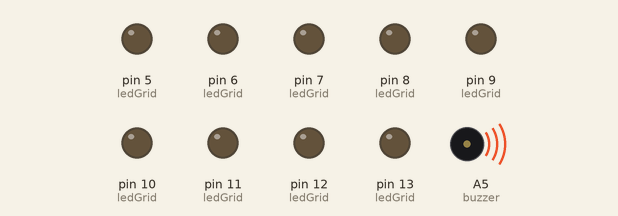
Recording of a sketch running on a simulated Arduino Uno, built with avr-gcc and run on an emulated ATmega328P. Parts: output pins drawn as LEDs (lit = HIGH), buzzer (waves = sounding).

Above: at 0.18 s.
At 0.56 s:
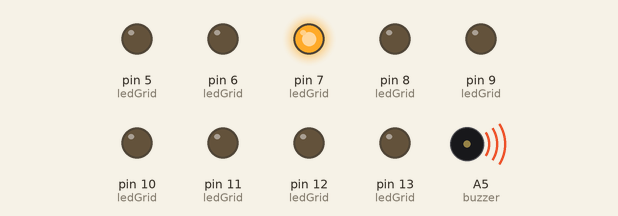
At 8.3 s:
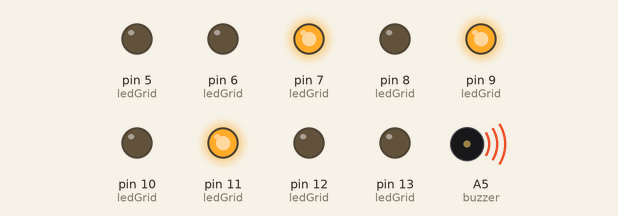
At 17.3 s:
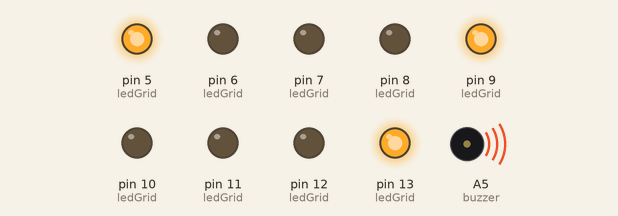
At 27.18 s:
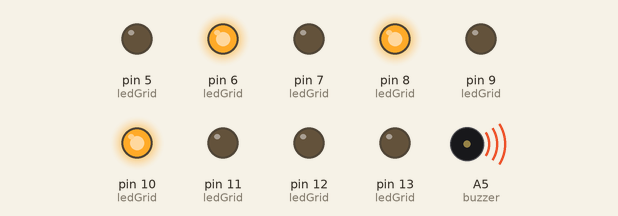
At 37.5 s:
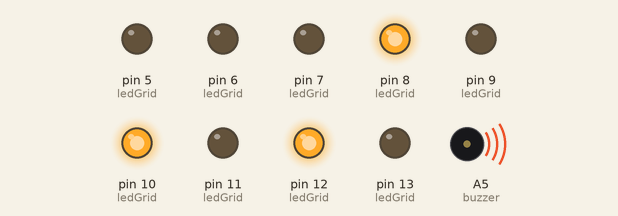
Timing chart, 0 to 40.0 s (numbered marks = the images above):
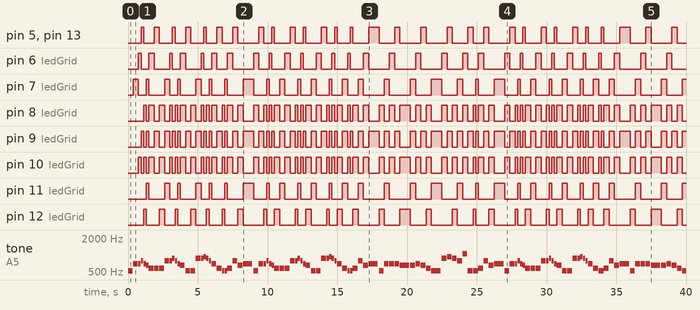

Measured:
- by itself, pin 6 (ledGrid): LOW → HIGH at 0.75 s, → LOW 0.19 s later, → HIGH 0.56 s later, → LOW 0.38 s later, … (60 changes in this stretch)
- by itself, pin 7 (ledGrid): LOW → HIGH at 0.38 s, → LOW 0.38 s later, → HIGH 0.56 s later, → LOW 0.19 s later, … (61 changes in this stretch)
- by itself, pin 8 (ledGrid): LOW → HIGH at 1.1 s, → LOW 0.19 s later, → HIGH 0.19 s later, → LOW 0.38 s later, … (118 changes in this stretch)
- by itself, pin 9 (ledGrid): LOW → HIGH at 0.94 s, → LOW 0.19 s later, → HIGH 0.19 s later, → LOW 0.19 s later, … (119 changes in this stretch)
- by itself, pin 10 (ledGrid): LOW → HIGH at 0.75 s, → LOW 0.19 s later, → HIGH 0.19 s later, → LOW 0.19 s later, … (120 changes in this stretch)
- by itself, pin 11 (ledGrid): LOW → HIGH at 1.3 s, → LOW 0.19 s later, → HIGH 1.1 s later, → LOW 0.38 s later, … (59 changes in this stretch)
- by itself, pin 12 (ledGrid): LOW → HIGH at 1.1 s, → LOW 0.19 s later, → HIGH 0.94 s later, → LOW 0.38 s later, … (60 changes in this stretch)
- by itself, pin 5 (ledGrid), pin 13 (ledGrid): LOW → HIGH at 0.94 s, → LOW 0.19 s later, → HIGH 0.75 s later, → LOW 0.38 s later, … (60 changes in this stretch)

The sketch:

osu.ino
```cpp
// #include "merrychristmas.ino"
//------------------------------------

#define NOTE_B0  31
#define NOTE_C1  33
#define NOTE_CS1 35
#define NOTE_D1  37
#define NOTE_DS1 39
#define NOTE_E1  41
#define NOTE_F1  44
#define NOTE_FS1 46
#define NOTE_G1  49
#define NOTE_GS1 52
#define NOTE_A1  55
#define NOTE_AS1 58
#define NOTE_B1  62
#define NOTE_C2  65
#define NOTE_CS2 69
#define NOTE_D2  73
#define NOTE_DS2 78
#define NOTE_E2  82
#define NOTE_F2  87
#define NOTE_FS2 93
#define NOTE_G2  98
#define NOTE_GS2 104
#define NOTE_A2  110
#define NOTE_AS2 117
#define NOTE_B2  123
#define NOTE_C3  131
#define NOTE_CS3 139
#define NOTE_D3  147
#define NOTE_DS3 156
#define NOTE_E3  165
#define NOTE_F3  175
#define NOTE_FS3 185
#define NOTE_G3  196
#define NOTE_GS3 208
#define NOTE_A3  220
#define NOTE_AS3 233
#define NOTE_B3  247
#define NOTE_C4  262
#define NOTE_CS4 277
#define NOTE_D4  294
#define NOTE_DS4 311
#define NOTE_E4  330
#define NOTE_F4  349
#define NOTE_FS4 370
#define NOTE_G4  392
#define NOTE_GS4 415
#define NOTE_A4  440
#define NOTE_AS4 466
#define NOTE_B4  494
#define NOTE_C5  523
#define NOTE_CS5 554
#define NOTE_D5  587
#define NOTE_DS5 622
#define NOTE_E5  659
#define NOTE_F5  698
#define NOTE_FS5 740
#define NOTE_G5  784
#define NOTE_GS5 831
#define NOTE_A5  880
#define NOTE_AS5 932
#define NOTE_B5  988
#define NOTE_C6  1047
#define NOTE_CS6 1109
#define NOTE_D6  1175
#define NOTE_DS6 1245
#define NOTE_E6  1319
#define NOTE_F6  1397
#define NOTE_FS6 1480
#define NOTE_G6  1568
#define NOTE_GS6 1661
#define NOTE_A6  1760
#define NOTE_AS6 1865
#define NOTE_B6  1976
#define NOTE_C7  2093
#define NOTE_CS7 2217
#define NOTE_D7  2349
#define NOTE_DS7 2489
#define NOTE_E7  2637
#define NOTE_F7  2794
#define NOTE_FS7 2960
#define NOTE_G7  3136
#define NOTE_GS7 3322
#define NOTE_A7  3520
#define NOTE_AS7 3729
#define NOTE_B7  3951
#define NOTE_C8  4186
#define NOTE_CS8 4435
#define NOTE_D8  4699
#define NOTE_DS8 4978
#define REST      0


// change this to whichever pin you want to use
int buzzer = A5;
// change this to make the song slower or faster
int tempo = 160;


// notes of the moledy followed by the duration.
// a 4 means a quarter note, 8 an eighteenth , 16 sixteenth, so on
// !!negative numbers are used to represent dotted notes,
// so -4 means a dotted quarter note, that is, a quarter plus an eighteenth!!
int melody[] = {

  // We Wish You a Merry Christmas
  // Score available at https://musescore.com/user/6208766/scores/1497501

  NOTE_C5,4, //1
  NOTE_F5,4, NOTE_F5,8, NOTE_G5,8, NOTE_F5,8, NOTE_E5,8,
  NOTE_D5,4, NOTE_D5,4, NOTE_D5,4,
  NOTE_G5,4, NOTE_G5,8, NOTE_A5,8, NOTE_G5,8, NOTE_F5,8,
  NOTE_E5,4, NOTE_C5,4, NOTE_C5,4,
  NOTE_A5,4, NOTE_A5,8, NOTE_AS5,8, NOTE_A5,8, NOTE_G5,8,
  NOTE_F5,4, NOTE_D5,4, NOTE_C5,8, NOTE_C5,8,
  NOTE_D5,4, NOTE_G5,4, NOTE_E5,4,

  NOTE_F5,2, NOTE_C5,4, //8
  NOTE_F5,4, NOTE_F5,8, NOTE_G5,8, NOTE_F5,8, NOTE_E5,8,
  NOTE_D5,4, NOTE_D5,4, NOTE_D5,4,
  NOTE_G5,4, NOTE_G5,8, NOTE_A5,8, NOTE_G5,8, NOTE_F5,8,
  NOTE_E5,4, NOTE_C5,4, NOTE_C5,4,
  NOTE_A5,4, NOTE_A5,8, NOTE_AS5,8, NOTE_A5,8, NOTE_G5,8,
  NOTE_F5,4, NOTE_D5,4, NOTE_C5,8, NOTE_C5,8,
  NOTE_D5,4, NOTE_G5,4, NOTE_E5,4,
  NOTE_F5,2, NOTE_C5,4,

  NOTE_F5,4, NOTE_F5,4, NOTE_F5,4,//17
  NOTE_E5,2, NOTE_E5,4,
  NOTE_F5,4, NOTE_E5,4, NOTE_D5,4,
  NOTE_C5,2, NOTE_A5,4,
  NOTE_AS5,4, NOTE_A5,4, NOTE_G5,4,
  NOTE_C6,4, NOTE_C5,4, NOTE_C5,8, NOTE_C5,8,
  NOTE_D5,4, NOTE_G5,4, NOTE_E5,4,
  NOTE_F5,2, NOTE_C5,4,
  NOTE_F5,4, NOTE_F5,8, NOTE_G5,8, NOTE_F5,8, NOTE_E5,8,
  NOTE_D5,4, NOTE_D5,4, NOTE_D5,4,

  NOTE_G5,4, NOTE_G5,8, NOTE_A5,8, NOTE_G5,8, NOTE_F5,8, //27
  NOTE_E5,4, NOTE_C5,4, NOTE_C5,4,
  NOTE_A5,4, NOTE_A5,8, NOTE_AS5,8, NOTE_A5,8, NOTE_G5,8,
  NOTE_F5,4, NOTE_D5,4, NOTE_C5,8, NOTE_C5,8,
  NOTE_D5,4, NOTE_G5,4, NOTE_E5,4,
  NOTE_F5,2, NOTE_C5,4,
  NOTE_F5,4, NOTE_F5,4, NOTE_F5,4,
  NOTE_E5,2, NOTE_E5,4,
  NOTE_F5,4, NOTE_E5,4, NOTE_D5,4,

  NOTE_C5,2, NOTE_A5,4,//36
  NOTE_AS5,4, NOTE_A5,4, NOTE_G5,4,
  NOTE_C6,4, NOTE_C5,4, NOTE_C5,8, NOTE_C5,8,
  NOTE_D5,4, NOTE_G5,4, NOTE_E5,4,
  NOTE_F5,2, NOTE_C5,4,
  NOTE_F5,4, NOTE_F5,8, NOTE_G5,8, NOTE_F5,8, NOTE_E5,8,
  NOTE_D5,4, NOTE_D5,4, NOTE_D5,4,
  NOTE_G5,4, NOTE_G5,8, NOTE_A5,8, NOTE_G5,8, NOTE_F5,8,
  NOTE_E5,4, NOTE_C5,4, NOTE_C5,4,

  NOTE_A5,4, NOTE_A5,8, NOTE_AS5,8, NOTE_A5,8, NOTE_G5,8,//45
  NOTE_F5,4, NOTE_D5,4, NOTE_C5,8, NOTE_C5,8,
  NOTE_D5,4, NOTE_G5,4, NOTE_E5,4,
  NOTE_F5,2, NOTE_C5,4,
  NOTE_F5,4, NOTE_F5,8, NOTE_G5,8, NOTE_F5,8, NOTE_E5,8,
  NOTE_D5,4, NOTE_D5,4, NOTE_D5,4,
  NOTE_G5,4, NOTE_G5,8, NOTE_A5,8, NOTE_G5,8, NOTE_F5,8,
  NOTE_E5,4, NOTE_C5,4, NOTE_C5,4,

  NOTE_A5,4, NOTE_A5,8, NOTE_AS5,8, NOTE_A5,8, NOTE_G5,8, //53
  NOTE_F5,4, NOTE_D5,4, NOTE_C5,8, NOTE_C5,8,
  NOTE_D5,4, NOTE_G5,4, NOTE_E5,4,
  NOTE_F5,2, REST,4
};

// sizeof gives the number of bytes, each int value is composed of two bytes (16 bits)
// there are two values per note (pitch and duration), so for each note there are four bytes
int notes = sizeof(melody) / sizeof(melody[0]) / 2;

// this calculates the duration of a whole note in ms
int wholenote = (60000 * 4) / tempo;

int divider = 0, noteDuration = 0;


// 3x3 Pin Layout Grid mapping directly to your hardware
const int ledGrid[3][3] = {
  {7, 10, 13},  // Top Row (Left, Center, Right)
  {6,  9, 12},  // Middle Row (Left, Center, Right)
  {5,  8, 11}   // Bottom Row (Left, Center, Right)
};
const int buttonList[] = {2, 3, 4};

// Game Timing Configuration
const int bpm = 160;
const unsigned long beatInterval = 60000 / bpm; // ms per beat

// LED State Tracking (0 = Off, 1 = On)
int matrix[3][3] = {
  {0, 0, 0},
  {0, 0, 0},
  {0, 0, 0}
};

// Sequencer: Defines which column gets a new note on each beat
// 0 = Left, 1 = Center, 2 = Right, -1 = Empty Beat
const int trackLength = 32;
const int noteSequence[trackLength] = {
  0, 1, 2, 1,
  0, 1, 2, 1,
  0, 1, 2, 1,
  0, 1, 2, 1,
  0, 1, 2, 1,
  0, 1, 2, 1,
  0, 1, 2, 1,
  0, 1, 2, 1
};

int sequenceIndex = 0;
unsigned long lastBeatTime = 0;

void setup() {
  // Set all 9 mapped pins as OUTPUT and turn them off initially
  for (int row = 0; row < 3; row++) {
    for (int col = 0; col < 3; col++) {
      pinMode(ledGrid[row][col], OUTPUT);
      digitalWrite(ledGrid[row][col], LOW);
    }
  }
  playSong();

}

void playSong() {
      // iterate over the notes of the melody.
  // Remember, the array is twice the number of notes (notes + durations)
  for (int thisNote = 0; thisNote < notes * 2; thisNote = thisNote + 2) {

    // calculates the duration of each note
    divider = melody[thisNote + 1];
    if (divider > 0) {
      // regular note, just proceed
      noteDuration = (wholenote) / divider;
    } else if (divider < 0) {
      // dotted notes are represented with negative durations!!
      noteDuration = (wholenote) / abs(divider);
      noteDuration *= 1.5; // increases the duration in half for dotted notes
    }

    // we only play the note for 90% of the duration, leaving 10% as a pause
    tone(buzzer, melody[thisNote], noteDuration * 0.9);

    // Wait for the specief duration before playing the next note.
    delay(noteDuration);
    advanceGameClock();
    refreshDisplay();

    // stop the waveform generation before the next note.
    noTone(buzzer);
  }
}

void playNote(int thisNote) {
 // calculates the duration of each note
    divider = melody[thisNote + 1];
    if (divider > 0) {
      // regular note, just proceed
      noteDuration = (wholenote) / divider;
    } else if (divider < 0) {
      // dotted notes are represented with negative durations!!
      noteDuration = (wholenote) / abs(divider);
      noteDuration *= 1.5; // increases the duration in half for dotted notes
    }

    // we only play the note for 90% of the duration, leaving 10% as a pause
    tone(buzzer, melody[thisNote], noteDuration * 0.9);

    // Wait for the specief duration before playing the next note.
    // delay(noteDuration);

    // stop the waveform generation before the next note.
    // noTone(buzzer);
}

// void delayNote(int thisNote){
//         // iterate over the notes of the melody.
//   // Remember, the array is twice the number of notes (notes + durations)
//   for (int thisNote = 0; thisNote < notes * 2; thisNote = thisNote + 2) {

//     // calculates the duration of each note
//     divider = melody[thisNote + 1];
//     if (divider > 0) {
//       // regular note, just proceed
//       noteDuration = (wholenote) / divider;
//     } else if (divider < 0) {
//       // dotted notes are represented with negative durations!!
//       noteDuration = (wholenote) / abs(divider);
//       noteDuration *= 1.5; // increases the duration in half for dotted notes
//     }
//     // Wait for the specief duration before playing the next note.
//     delay(noteDuration);

//     // stop the waveform generation before the next note.
//     noTone(buzzer);
// }
// }

void advanceGameClock() {
  // 1. Shift existing notes DOWNWARDS
  // Row 1 (middle) drops down to Row 2 (bottom)
  // Row 0 (top) drops down to Row 1 (middle)
  for (int col = 0; col < 3; col++) {
    matrix[2][col] = matrix[1][col]; // Move middle to bottom
    matrix[1][col] = matrix[0][col]; // Move top to middle
    matrix[0][col] = 0;              // Clear top row for the new note
  }

  // 2. Spawn a new note on the top row (Row 0) from our track sequence
  int currentNoteColumn = noteSequence[sequenceIndex];
  if (currentNoteColumn >= 0 && currentNoteColumn <= 2) {
    matrix[0][currentNoteColumn] = 1;
  }

  // 3. Move to the next beat in the song array
  sequenceIndex++;
  if (sequenceIndex >= trackLength) {
    sequenceIndex = 0; // Loop song infinitely
  }
  // playNote(sequenceIndex);
  // delayNote(sequenceIndex);
}


// Directly writes state to all 9 individual pins
void refreshDisplay() {
  for (int row = 0; row < 3; row++) {
    for (int col = 0; col < 3; col++) {
      if (matrix[row][col] == 1) {
        digitalWrite(ledGrid[row][col], HIGH); // Turn LED On
      } else {
        digitalWrite(ledGrid[row][col], LOW);  // Turn LED Off
      }
    }
  }
}

void loop() {
  // unsigned long currentMillis = millis();

  // // Check if it is time for the next beat to drop
  // if (currentMillis - lastBeatTime >= beatInterval) {
  //   lastBeatTime = currentMillis;
  //   advanceGameClock();
  // }

  // // Update physical LED states to match game logic
  // refreshDisplay();
}
```
